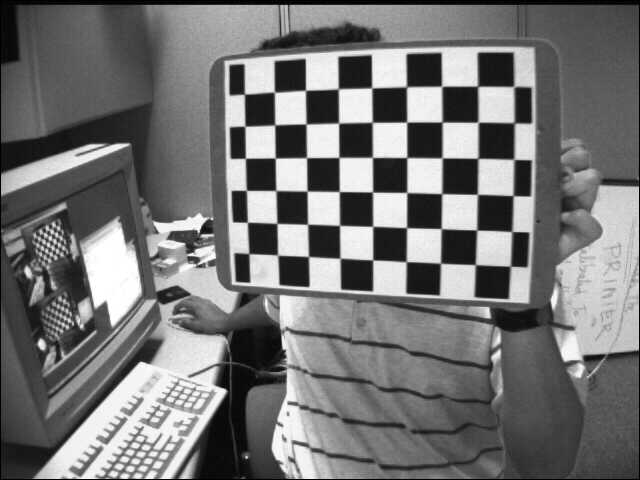
#> input picture Camera Calibration/imga/left01.jpg, 640 x 480 px; its folder holds 5 pictures in this run
$ python cam_calib.py
#> lines starting #> are read from the running program, lines starting #| are printed output that depends on the picture
# Script for Camera Calibration using 7x6 Chessboard
# images - ../opencv/samples/data/left01-left14.jpg
import numpy as np
import cv2 as cv
import glob

# Criteria of termination
criteria = (cv.TERM_CRITERIA_EPS + cv.TERM_CRITERIA_MAX_ITER, 30, 0.001)

# Chessboard size define
row = 6
col = 7

# Getting Object points
objp = np.zeros((row * col, 3), np.float32)
objp[:, :2] = np.mgrid[0:col, 0:row].T.reshape(-1, 2)

objp = objp.reshape(-1, 1, 3)

# Defining Arrays to be used later for storing object points and image points
objpoints = []  # 3d -> real world space
imgpoints = []  # 2d -> image plane.
images = glob.glob('imga/*.jpg')
for fname in images:
    img = cv.imread(fname)
#> img is the input picture: shape (480, 640, 3); min 0, max 255, mean 116.6
    gray = cv.cvtColor(img, cv.COLOR_BGR2GRAY)

    # Find the chess board corners
    ret, corners = cv.findChessboardCorners(gray, (7, 6), None)
#> ret = True; corners = 42 rows, first 8: [475.4, 264.8], [440.5, 263.2], [405.9, 261.5], [372.9, 259.9], [340.6, 258.5], [308.7, 256.4], [277.6, 255.1], [476.7, 230.1]
    # If found, add object points, image points (after refining them)
    if ret == True:
        objpoints.append(objp)
        corners2 = cv.cornerSubPix(gray, corners, (11, 11), (-1, -1), criteria)
#> corners2 = 42 rows, first 8: [475.3, 264.6], [440.5, 263.2], [406.2, 261.7], [372.7, 259.9], [340, 258.2], [308.5, 256.5], [277.6, 255.1], [476.7, 230]
        # Now we have corner points
        imgpoints.append(corners)


# Printing the object points
print('Objects points: {0}, image points: {1}'.format(objpoints, imgpoints))
ret, mtx, dist, rvecs, tvecs = cv.calibrateCamera(
    objpoints, imgpoints, gray.shape[::-1], None, None)
img2 = cv.imread('imga/left11.jpg')
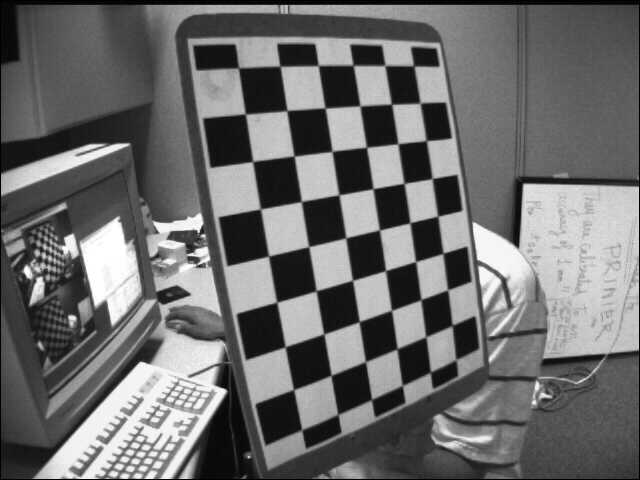
#> input picture Camera Calibration/imga/left11.jpg, 640 x 480 px
#> img2 is the input picture: shape (480, 640, 3); min 0, max 255, mean 108.6
h,  w = img2.shape[:2]
#> h = 480; w = 640
newcameramtx, roi = cv.getOptimalNewCameraMatrix(mtx, dist, (w, h), 1, (w, h))

# undistort using remapping, mapping from distorted->undistorted img
mapx, mapy = cv.initUndistortRectifyMap(
    mtx, dist, None, newcameramtx, (w, h), 5)
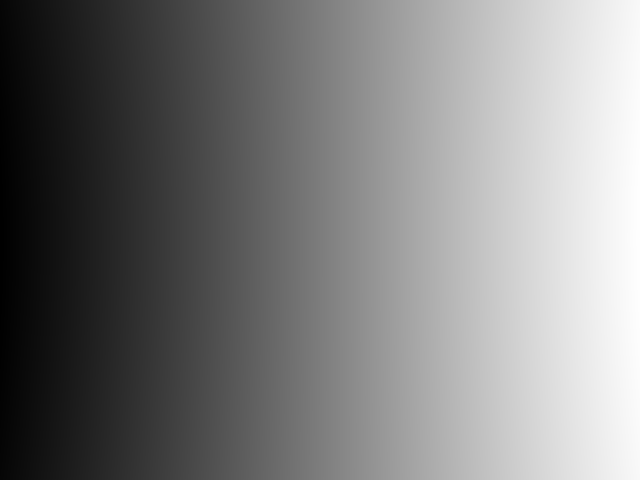
#> mapx: shape (480, 640) float32; min -16.22, max 654.9, mean 315.5; drawn with min black and max white
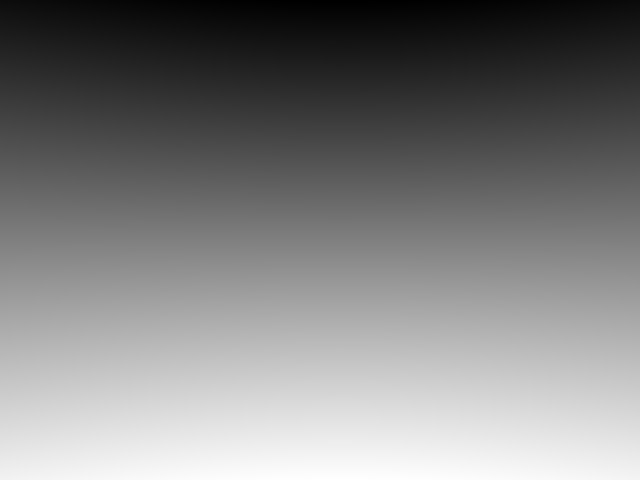
#> mapy: shape (480, 640) float32; min -27.01, max 505.5, mean 239.5; drawn with min black and max white
dst = cv.remap(img, mapx, mapy, cv.INTER_LINEAR)
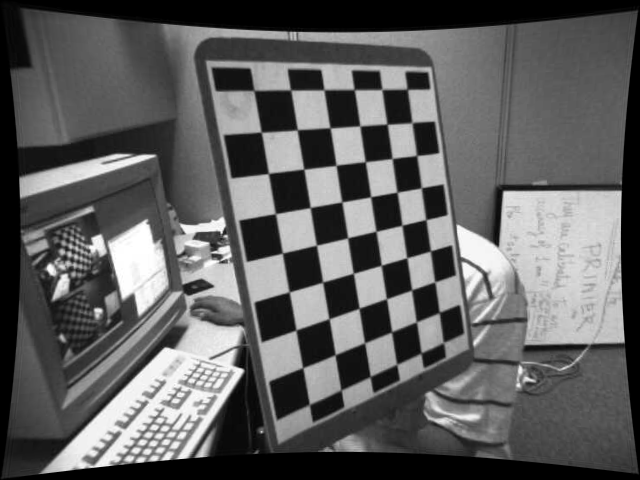
#> dst: shape (480, 640, 3); min 0, max 255, mean 95.2
# crop the image
x, y, w, h = roi
dst = dst[y:y+h, x:x+w]
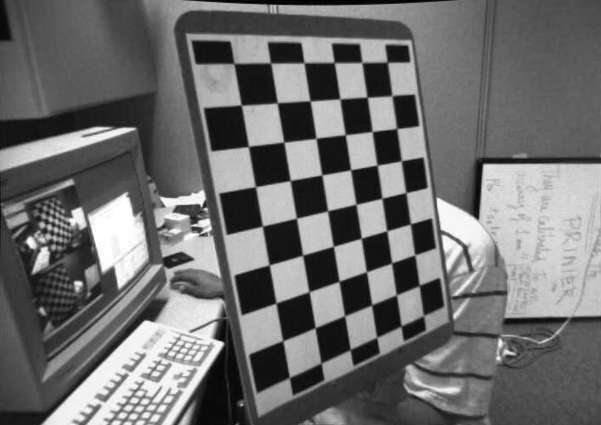
#> dst: shape (425, 601, 3); min 0, max 255, mean 110.2
cv.imwrite('calibresult.png', dst)
cv.imshow('img', img2)
cv.waitKey(500)

# Re-projection error
mean_error = 0
for i in range(len(objpoints)):
    imgpoints2, _ = cv.projectPoints(
        objpoints[i], rvecs[i], tvecs[i], mtx, dist)
    error = cv.norm(imgpoints[i], imgpoints2, cv.NORM_L2)/len(imgpoints2)
    mean_error += error
print("total error: {}".format(mean_error/len(objpoints)))
cv.destroyAllWindows()
